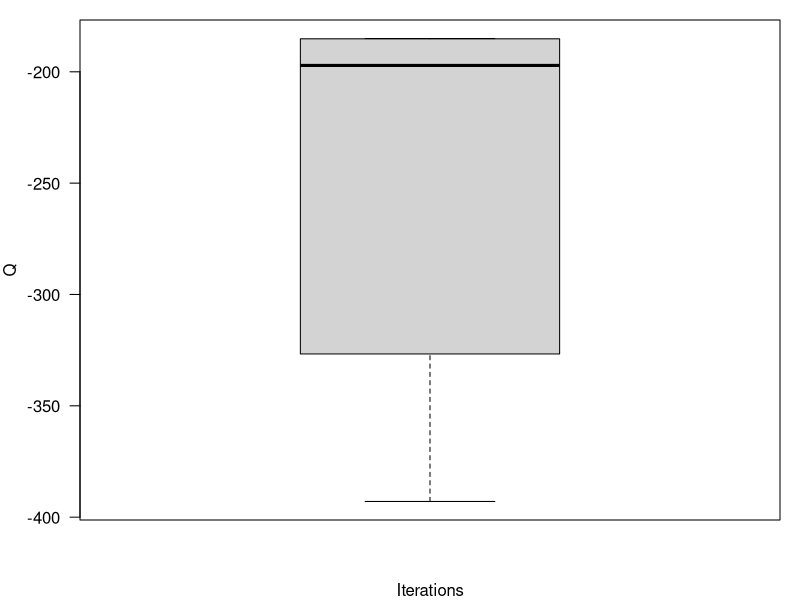
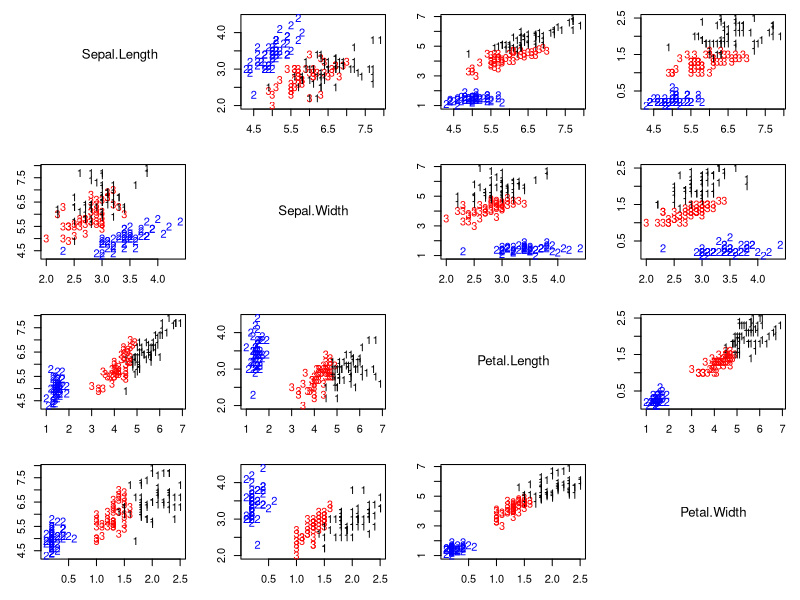
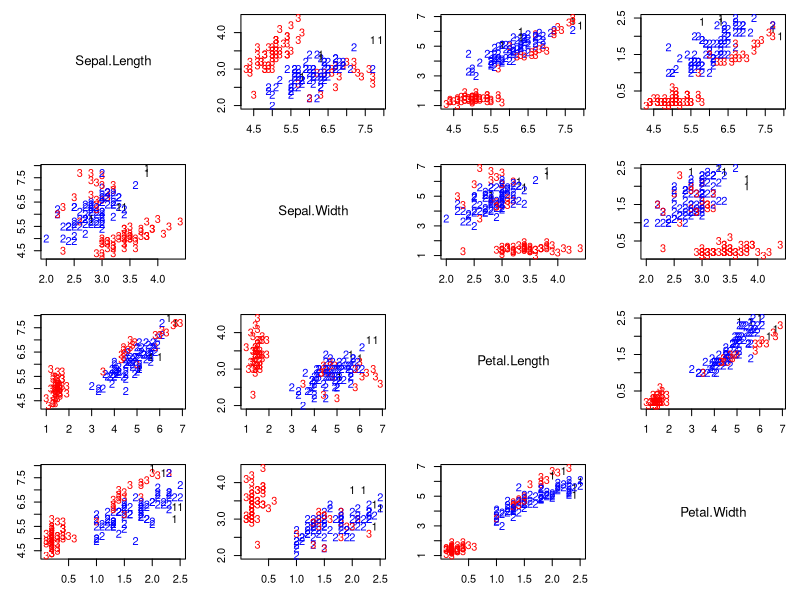

Here is the R script that generated these plots, in order:
## Illustrating the fact that the likelihood for a mixture model is multimodal

### Loading data and setting up global variables
rm(list=ls())
library(mclust)
library(mvtnorm)

### Defining a custom function to create pair plots
### This is an alternative to the R function pairs() that allows for 
### more flexibility. In particular, it allows us to use text to label 
### the points
pairs2 = function(x, col="black", pch=16, labels=NULL, names = colnames(x)){
  n = dim(x)[1]
  p = dim(x)[2]
  par(mfrow=c(p,p))
  for(k in 1:p){
    for(l in 1:p){
      if(k!=l){
        par(mar=c(3,3,1,1)+0.1)
        plot(x[,k], x[,l], type="n", xlab="", ylab="")
        if(is.null(labels)){
          points(x[,k], x[,l], pch=pch, col=col)
        }else{
          text(x[,k], x[,l], labels=labels, col=col)
        }
      }else{
        plot(seq(0,5), seq(0,5), type="n", xlab="", ylab="", axes=FALSE)
        text(2.5,2.5,names[k], cex=1.2)
      }
    }
  }
}


## Setup data
data(iris)
x       = as.matrix(iris[,-5])
n       = dim(x)[1]
p       = dim(x)[2]       # Number of features
KK      = 3
epsilon = 0.0000001
par(mfrow=c(1,1))
par(mar=c(4,4,1,1))
colscale = c("black","blue","red")
shortnam  = c("s","c","g")

# Initialize the parameters of the algorithm
set.seed(63252)

numruns = 15
v.sum   = array(0, dim=c(numruns, n, KK))
QQ.sum  = rep(0, numruns)

for(ss in 1:numruns){
  w   = rep(1,KK)/KK  #Assign equal weight to each component to start with
  #mu  = as.matrix(aggregate(x, list(iris[,5]), mean)[,2:5])  # Initialize in the true values
  #Sigma      = array(0, dim=c(KK,p,p))  #Initial variances are assumed to be the same
  #Sigma[1,,] = var(x[iris[,5]=="setosa",])
  #Sigma[2,,] = var(x[iris[,5]=="versicolor",])
  #Sigma[3,,] = var(x[iris[,5]=="virginica",])
  mu  = rmvnorm(KK, apply(x,2,mean), 3*var(x))   #Cluster centers randomly spread over the support of the data
  Sigma      = array(0, dim=c(KK,p,p))  #Initial variances are assumed to be the same
  Sigma[1,,] = var(x)
  Sigma[2,,] = var(x)
  Sigma[3,,] = var(x)
  
  sw     = FALSE
  QQ     = -Inf
  QQ.out = NULL
  s      = 0
  
  while(!sw){
    ## E step
    v = array(0, dim=c(n,KK))
    for(k in 1:KK){  #Compute the log of the weights
      v[,k] = log(w[k]) + dmvnorm(x, mu[k,], Sigma[k,,], log=TRUE) 
    }
    for(i in 1:n){
      v[i,] = exp(v[i,] - max(v[i,]))/sum(exp(v[i,] - max(v[i,])))  #Go from logs to actual weights in a numerically stable manner
    }
    
    ## M step
    w = apply(v,2,mean)
    mu = matrix(0, nrow=KK, ncol=p)
    for(k in 1:KK){
      for(i in 1:n){
        mu[k,]    = mu[k,] + v[i,k]*x[i,]
      }
      mu[k,] = mu[k,]/sum(v[,k])
    }
    Sigma = array(0,dim=c(KK, p, p))
    for(k in 1:KK){
      for(i in 1:n){
        Sigma[k,,] = Sigma[k,,] + v[i,k]*(x[i,] - mu[k,])%*%t(x[i,] - mu[k,])
      }
      Sigma[k,,] = Sigma[k,,]/sum(v[,k])
    }
    
    ##Check convergence
    QQn = 0
    for(i in 1:n){
      for(k in 1:KK){
        QQn = QQn + v[i,k]*(log(w[k]) + dmvnorm(x[i,],mu[k,],Sigma[k,,],log=TRUE))
      }
    }
    if(abs(QQn-QQ)/abs(QQn)<epsilon){
      sw=TRUE
    }
    QQ = QQn
    QQ.out = c(QQ.out, QQ)
    s = s + 1
  }
  
  v.sum[ss,,] = v
  QQ.sum[ss]  = QQ.out[s]
  print(paste("ss =", ss))
}


## Boxplot of final values of the Q function for all runs of the algorithm
par(mfrow=c(1,1))
par(mar=c(4,4,1,1))
boxplot(QQ.out, ylab="Q", xlab="Iterations",las=2)

## Graphical representation of the best solution 
cc = apply(v.sum[which.max(QQ.sum),,], 1 ,which.max)
colscale = c("black","blue","red")
#pairs(x, col=colscale[cc], pch=cc)
pairs2(x, col=colscale[cc], labels=cc)

## Graphical representation of the worst solution
cc = apply(v.sum[which.min(QQ.sum),,], 1 ,which.max)
colscale = c("black","blue","red")
#pairs(x, col=colscale[cc], pch=cc)
pairs2(x, col=colscale[cc], labels=cc)
